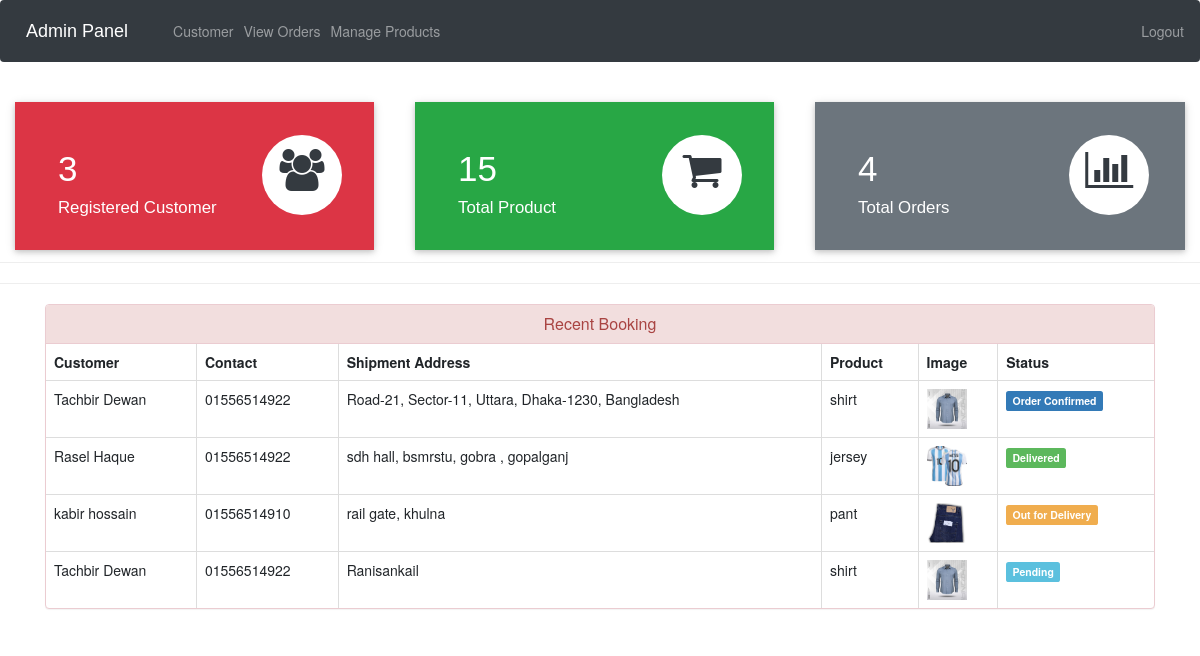
/admin-dashboard (signed in), run on the app's committed database.
### ecom/models.py (models this page shows, shortened)
class Customer(models.Model):
    user=models.OneToOneField(User,on_delete=models.CASCADE)
    profile_pic= models.ImageField(upload_to='profile_pic/CustomerProfilePic/',null=True,blank=True)
    address = models.CharField(max_length=40)
    mobile = models.CharField(max_length=20,null=False)
    @property
    def get_name(self):
        return self.user.first_name+" "+self.user.last_name

class Orders(models.Model):
    STATUS =(
        ('Pending','Pending'),
        ('Order Confirmed','Order Confirmed'),
        ('Out for Delivery','Out for Delivery'),
        ('Delivered','Delivered'),
    )
    customer=models.ForeignKey('Customer', on_delete=models.CASCADE,null=True)
    product=models.ForeignKey('Product',on_delete=models.CASCADE,null=True)
    email = models.CharField(max_length=50,null=True)
    address = models.CharField(max_length=500,null=True)
    mobile = models.CharField(max_length=20,null=True)
    order_date= models.DateField(auto_now_add=True,null=True)
    status=models.CharField(max_length=50,null=True,choices=STATUS)

class Product(models.Model):
    name=models.CharField(max_length=40)
    product_image= models.ImageField(upload_to='product_image/',null=True,blank=True)
    price = models.PositiveIntegerField()
    description=models.CharField(max_length=40)

### ecom/views.py (the view)
# urls.py: path('admin-dashboard', views.admin_dashboard_view,name='admin-dashboard'),
@login_required(login_url='adminlogin')
def admin_dashboard_view(request):
    customercount=models.Customer.objects.all().count()
    productcount=models.Product.objects.all().count()
    ordercount=models.Orders.objects.all().count()
    orders=models.Orders.objects.all()
    ordered_products=[]
    ordered_bys=[]
    for order in orders:
        ordered_product=models.Product.objects.all().filter(id=order.product.id)
        ordered_by=models.Customer.objects.all().filter(id = order.customer.id)
        ordered_products.append(ordered_product)
        ordered_bys.append(ordered_by)
    mydict={
    'customercount':customercount,
    'productcount':productcount,
    'ordercount':ordercount,
    'data':zip(ordered_products,ordered_bys,orders),
    }
    return render(request,'ecom/admin_dashboard.html',context=mydict)

### templates/ecom/admin_dashboard.html
{% extends 'ecom/admin_base.html' %}
{% load static %}
{% block content %}
<br>
{%include 'ecom/admin_dashboard_cards.html'%}
<br><br><br><br><br>
<hr><hr>
<div class="container" >
    <div class="panel panel-danger" >
      <div class="panel-heading" style="text-align:center;">
        <h6 class="panel-title">Recent Booking</h6>
      </div>
      <table class="table table-hover table-bordered" id="dev-table">
        <thead>
          <tr>
            <th>Customer</th>
            <th>Contact</th>
            <th>Shipment Address</th>
            <th>Product</th>
            <th>Image</th>
            <th>Status</th>
          </tr>
        </thead>
        {% for product,customer,order in data %}
        <tr>
          {% for c in customer %}
          <td> {{c.get_name}}</td>
          <td>{{c.mobile}}</td>
          <td>{{order.address}}</td>
          {% endfor %}
          {% for p in product %}
          <td> {{p.name}}</td>
          <td> <img src="{% static p.product_image.url %}" alt="Profile Pic" height="40px" width="40px" /></td>
          {% if order.status == 'Pending'%}
          <td> <span class="label label-info">{{order.status}}</span></td>
          {% elif order.status == 'Delivered' %}
          <td> <span class="label label-success">{{order.status}}</span></td>
          {% elif order.status == 'Out for Delivery' %}
          <td> <span class="label label-warning">{{order.status}}</span></td>
          {%else%}
            <td> <span class="label label-primary">{{order.status}}</span></td>
          {%endif%}
          {% endfor %}
        </tr>
        {% endfor %}
      </table>
  </div>
</div>
{% endblock content %}

### data on the page
Orders: address "Road-21, Sector-11, Uttara, Dhaka-1230, Bangladesh", status "Order Confirmed"
Customer: get_name "Tachbir Dewan", mobile "01556514922"
Product: name "shirt", product_image (picture)
Orders: address "sdh hall, bsmrstu, gobra , gopalganj", status "Delivered"
Customer: get_name "Rasel Haque", mobile "01556514922"
Product: name "jersey", product_image (picture)
Orders: address "rail gate, khulna", status "Out for Delivery"
Customer: get_name "kabir hossain", mobile "01556514910"
Product: name "pant", product_image (picture)
Orders: address "Ranisankail", status "Pending"

### other printed values
{{ customercount }} "3"
{{ productcount }} "15"
{{ ordercount }} "4"
